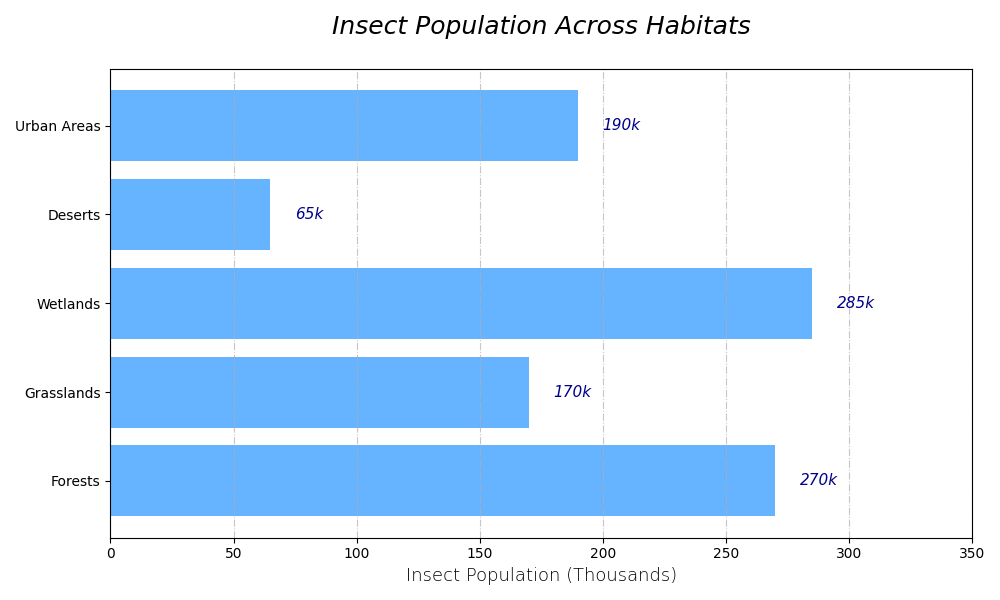

Recreate this plot in Python.
import matplotlib.pyplot as plt
import numpy as np

habitats = ['Forests', 'Grasslands', 'Wetlands', 'Deserts', 'Urban Areas']
population_data = np.array([
    [150, 50, 40, 10, 20],
    [70, 60, 25, 5, 10],
    [90, 70, 80, 15, 30],
    [15, 7, 3, 35, 5],
    [50, 30, 60, 30, 20]
])

total_populations = np.sum(population_data, axis=1)

fig, ax = plt.subplots(figsize=(10, 6))

# Apply a single consistent color across all data groups
bars = ax.barh(habitats, total_populations, color='#66b3ff', edgecolor='none')

# Adjusted data labels
for bar in bars:
    ax.text(bar.get_width() + 10, bar.get_y() + bar.get_height()/2,
            f'{int(bar.get_width())}k', va='center', fontsize=11, fontstyle='italic', color='darkblue')

ax.set_xlabel("Insect Population (Thousands)", fontsize=13, fontweight='light')
ax.xaxis.grid(True, linestyle='-.', alpha=0.7)
ax.set_xlim(0, 350)

ax.set_title("Insect Population Across Habitats", fontsize=18, fontweight='light', style='italic', pad=25)

plt.tight_layout()
plt.show()
